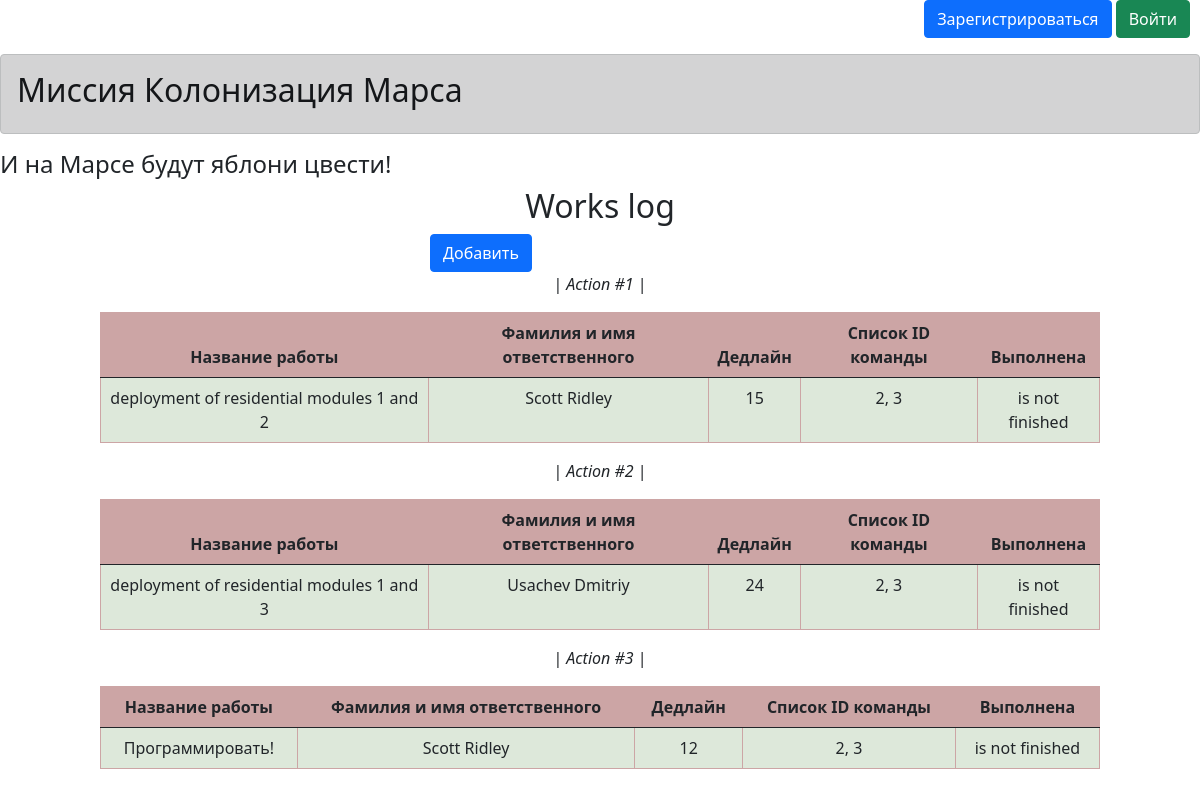
/index, run on the app's committed database.
### data/models/models.py (models this page shows, shortened)
class Jobs(SqlAlchemyBase):
    __tablename__ = 'jobs'
    id: Mapped[int] = mapped_column(primary_key=True, autoincrement=True)
    team_leader: Mapped[int] = mapped_column(ForeignKey(User.id))
    job: Mapped[Optional[str]]
    work_size: Mapped[Optional[int]]
    collaborators: Mapped[Optional[str]]
    start_date: Mapped[Optional[datetime.datetime]]
    end_date: Mapped[Optional[datetime.datetime]]
    is_finished: Mapped[Optional[bool]]
    user: Mapped['User'] = relationship(back_populates='jobs')

class User(SqlAlchemyBase, UserMixin):
    __tablename__ = 'users'
    id: Mapped[int] = mapped_column(primary_key=True, autoincrement=True)
    surname: Mapped[Optional[str]]
    name: Mapped[Optional[str]]
    age: Mapped[Optional[int]]
    position: Mapped[Optional[str]]
    speciality: Mapped[Optional[str]]
    address: Mapped[Optional[str]]
    email: Mapped[Optional[str]] = mapped_column(unique=True)
    hashed_password: Mapped[Optional[str]]
    modified_date: Mapped[Optional[datetime.datetime]]
    jobs: Mapped['Jobs'] = relationship(back_populates='user')
    department: Mapped['Department'] = relationship(back_populates='user')

### main.py (the view)
@app.route('/')
@app.route('/index')
def index() -> str:
    title = "Миссия Колонизация Марса"
    if login_user:
        return render_template('works_log.html', title=title,
                               jobs_data=session_db.query(Jobs).all())
    return render_template('base.html', title=title)

### templates/works_log.html (shortened to what this page needs)
{% extends "base.html" %}
{% block content %}
<h2 align="center">Works log</h2>
<link rel="stylesheet" type="text/css" href="{{ url_for('static', filename='css/worksLog.css') }}"/>
{% set columns = ['Название работы', 'Фамилия и имя ответственного',
'Дедлайн', 'Список ID команды', 'Выполнена'] %}
<div style="margin-left: 430px">
    <a href="/addjob" class="btn btn-primary">Добавить</a>
</div>
{% for job in jobs_data %}
<p align="center">| <i>Action #{{loop.index}} </i>|</p>
<table class="table table-bordered my-table">
    <thead>
    <tr>
        {% for column in columns %}
        <th>{{column}}</th>
        {% endfor %}
    </tr>
    </thead>
    <tbody>
    <tr>
        <td>{{job.job}}</td>
        <td>{{job.user.surname}} {{job.user.name}}</td>
        <td>{{job.work_size}}</td>
        <td>{{job.collaborators}}</td>
        <td>{% if job.is_finished %} is finished {% else %} is not finished {% endif %}</td>
    </tr>
    </tbody>
</table>
{% endfor %}
{% endblock %}

### templates/base.html (shortened to what this page needs)
<!DOCTYPE html>
<html lang="en">
<head>
    <link rel="stylesheet"
          href="https://cdn.jsdelivr.net/npm/bootstrap@5.0.0-beta1/dist/css/bootstrap.min.css"
>
    <link rel="stylesheet" type="text/css" href="{{ url_for('static', filename='css/image.css') }}"/>
    <link rel="stylesheet" type="text/css" href="{{ url_for('static', filename='css/base.css') }}"/>
</head>
<body>
{% if current_user.is_authenticated %}
<p class="parent" align="right">
    <a class="navbar-brand" href="/logout" style="color: purple;"><strong>{{ current_user.surname }} {{
        current_user.name }}</strong></a>
</p>
{% else %}
<p class="parent" align="right" style="margin-right: 10px">
    <a class="btn btn-primary " href="/registration">Зарегистрироваться</a>
    <a class="btn btn-success" href="/login">Войти</a>
</p>
{% endif %}
<div class="alert alert-dark" role="alert">
    <h2>Миссия Колонизация Марса</h2>
</div>
<h4>И на Марсе будут яблони цвести!</h4>
{% block content %}
{% endblock %}
</body>
</html>

### static/css/worksLog.css (style rules this page uses)
table.my-table { width: 100%; border-collapse: collapse; margin-left: auto; margin-right: auto; max-width: 1000px; }
table.my-table th, table.my-table td { border: 1px solid #cca5a5; padding: 8px; text-align: center; }
table.my-table th { background-color: #cca5a5; font-weight: bold; }
table.my-table tr { background-color: #dde8da; }

### data on the page
Jobs: columns "Название работы" "Фамилия и имя ответственного" "Дедлайн" "Список ID команды" "Выполнена", job "deployment of residential modules 1 and 2", user.surname "Scott", user.name "Ridley", work_size "15", collaborators "2, 3", is_finished "is not finished"
Jobs: columns "Название работы" "Фамилия и имя ответственного" "Дедлайн" "Список ID команды" "Выполнена", job "deployment of residential modules 1 and 3", user.surname "Usachev", user.name "Dmitriy", work_size "24", collaborators "2, 3", is_finished "is not finished"
Jobs: columns "Название работы" "Фамилия и имя ответственного" "Дедлайн" "Список ID команды" "Выполнена", job "Программировать!", user.surname "Scott", user.name "Ridley", work_size "12", collaborators "2, 3", shows "is not finished"
